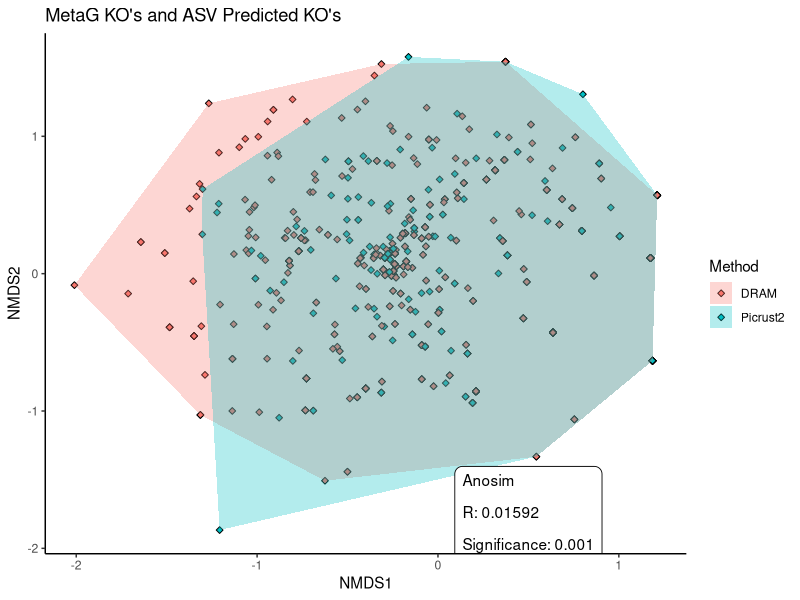

Write the R code that produced this figure.
library(tidyverse)
library(vegan)
library(ggtext)

setwd(paste0("/Users/ikaialeleiwi/Desktop/Lab/Salmonella_NIH/Lactobacillus/",
             "Omics/Metagenome/rRNA/16S_From_All_Bins/ASVs_to_Bins_MMSEQS2/"))
##Data
nmds_plot_df <- read_tsv("Clean_Data/nmds_plot_df.tsv")


#create hulls for treatment polygons
find_hull <- function(df) df[chull(df$NMDS1, df$NMDS2), ]
hulls <- plyr::ddply(nmds_plot_df, "method", find_hull)

# Bray Curtis NMDS
bray_nmds <- nmds_plot_df %>%
  ggplot(aes(x = NMDS1, 
             y = NMDS2, 
             fill = method)) +
  geom_point(aes(fill = method),
             shape = 23) +
  geom_polygon(data = hulls,
               aes(x = NMDS1, 
                   y = NMDS2),
               alpha = 0.3,
               size = .5) +
  geom_textbox(data = data.frame(NMDS1 = .5,
                                 NMDS2 = -1.75,
                                 method = NA),
               aes(label = "Anosim
               \nR: 0.01592
                   \nSignificance: 0.001"),
               box.color = "black",
               box.size = 0.3,
               fill = "white",
               height = NULL,
               width = NULL) +
  theme_classic() +
  scale_alpha_identity() +
  scale_size_identity(guide = "legend") +
  labs(title = "MetaG KO's and ASV Predicted KO's",
       fill="Method") 


jpeg(file="Figs/picrust_dram_KO.jpeg")
bray_nmds
dev.off()
